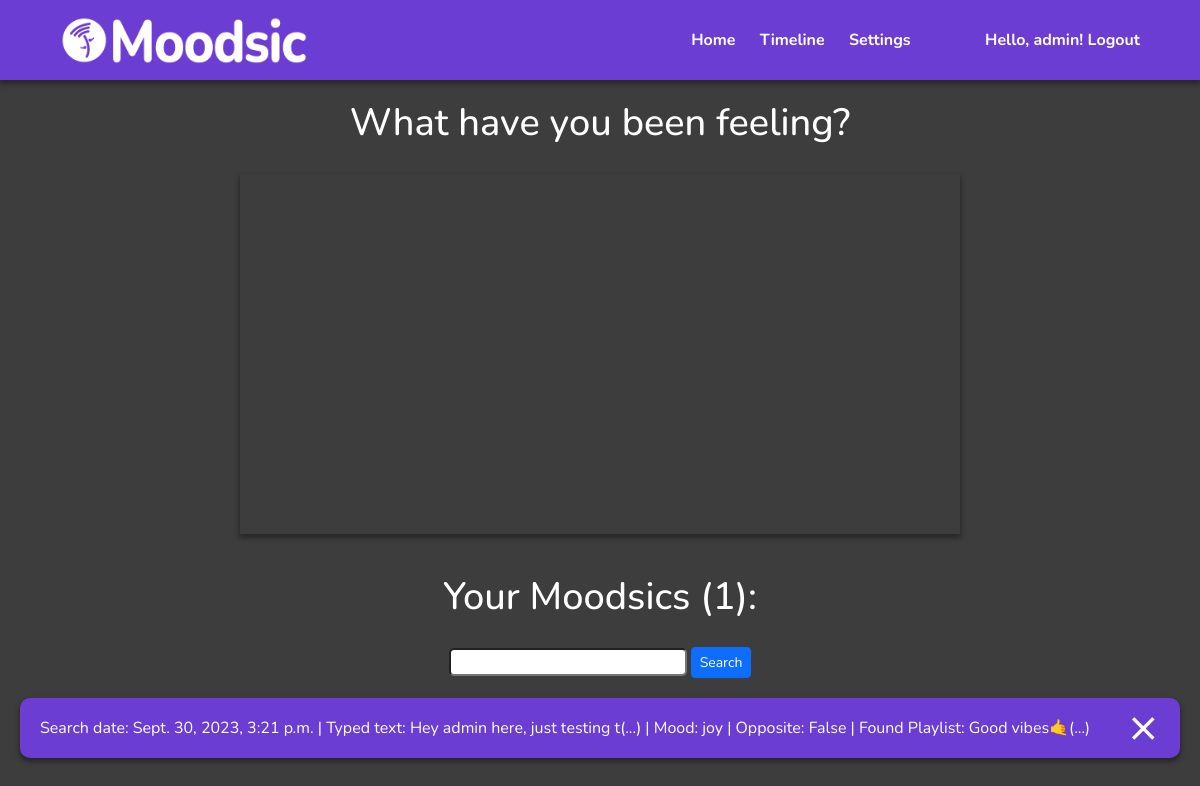
The app's page /timeline/ (signed in) with its own data.
### Moodsic/models.py (models this page shows, shortened)
class Moodsic(models.Model):
    user = models.ForeignKey(User, on_delete = models.CASCADE, null = True, blank = True)
    playlist = models.ForeignKey(Playlist, on_delete= models.CASCADE, null = True, blank= True)
    mood = models.CharField(max_length = 30)
    typedText = models.CharField(max_length= 600)
    searchDate = models.DateTimeField(auto_now_add=True, auto_now=False)
    opposite = models.BooleanField()

class Playlist(models.Model):
    title = models.CharField(max_length = 300)
    description = models.CharField(max_length = 600)
    owner = models.CharField(max_length=300)
    link = models.CharField(max_length=300)
    image = models.CharField(max_length=300)

### Moodsic/views.py (the view)
# urls.py: path('timeline/', TimelineView.as_view(), name='timeline'),
class TimelineView(LoginRequiredMixin, ListView):
    model = Moodsic
    template_name = 'Moodsic/timeline.html'
    context_object_name = 'moodsics'
    success_url = reverse_lazy('timeline')
    def get_queryset(self):
        return Moodsic.objects.order_by('-searchDate')
    def get_context_data(self, **kwargs):
        context = super().get_context_data(**kwargs)
        context['moodsics'] = context['moodsics'].filter(user = self.request.user)
        angerCount = Moodsic.objects.filter(mood='anger', user = self.request.user).count()
        fearCount = Moodsic.objects.filter(mood='fear', user = self.request.user).count()
        joyCount = Moodsic.objects.filter(mood='joy', user = self.request.user).count()
        loveCount = Moodsic.objects.filter(mood='love', user = self.request.user).count()
        sadnessCount = Moodsic.objects.filter(mood='sadness', user = self.request.user).count()
        surpriseCount = Moodsic.objects.filter(mood='surprise', user = self.request.user).count()
        data_points = [
            { "label": "anger",  "y": angerCount },
            { "label": "fear", "y": fearCount },
            { "label": "joy", "y": joyCount },
            { "label": "love",  "y": loveCount },
            { "label": "sadness",  "y": sadnessCount },
            { "label": "surprise",  "y": surpriseCount }
        ]
        context['data_points'] = data_points
        search_input = self.request.GET.get('search-area') or ''
        if search_input:
            context['moodsics'] = context['moodsics'].filter(typedText__icontains=search_input)
        context['search_input'] = search_input
        return context

### Moodsic/templates/Moodsic/timeline.html (shortened to what this page needs)
{% load static %}
<!DOCTYPE html>
<html lang="en">
<head>
    <link href="https://cdn.jsdelivr.net/npm/bootstrap@5.3.2/dist/css/bootstrap.min.css" rel="stylesheet">
    <link rel="stylesheet" href="{% static 'Moodsic/css/styles.css' %}">
</head>
<body>
    {% include 'Moodsic/header.html' %}
    <h2 class="feeling-text">What have you been feeling?</h2>
    <div class="chart-wrapper">
        <div id="chartContainer"></div>
    </div>
    <h2 class="your-moodsics-text">Your Moodsics ({{moodsics.count}}):</h2>
    <div id="search-add-wrapper">
        <form method="GET">
            <input id="search_text" type="text" name="search-area" value="{{search_input}}">
            <input class="btn btn-primary btn-sm" type="submit" value="Search">
        </form>
    </div>
    <div class="timeline-items-wrapper">
        {% for moodsic in moodsics %}
            <div class="moodsic-wrapper" role="button" onclick="location.href='{% url "moodsic-details" pk=moodsic.id %}'">
                <div class ="moodsic-description">
                    <span>Search date: </span> {{moodsic.searchDate}} |
                    <span>Typed text: </span> {{moodsic.typedText|slice:":30"}}(...) |
                    <span>Mood: </span> {{moodsic.mood}} |
                    <span>Opposite: </span> {{moodsic.opposite}} |
                    <span>Found Playlist: </span> {{moodsic.playlist.title|slice:":40"}}(...)
                </div>
                <div class = "moodsic-buttons">
                    <a class="delete-link" href="{% url 'moodsic-delete' pk=moodsic.id %}">&#10799;</a>
                </div>
            </div>
        {% empty %}
        <div class="nofound-wrapper">
            <h3>No Moodsics found.</h3>
            <h4>Save some Moodsics or change search terms.</h4>
        </div>
        {% endfor %}
    </div>
</body>
</html>

### Moodsic/templates/Moodsic/header.html
{% load static %}
<header class="header">
    <img src="{% static 'Moodsic/images/logo_white.png' %}" role="button" onclick="location.href='{% url 'homepage' %}'">
    <div class="menu">
        <a href="{% url 'homepage' %}">Home</a>
        <a href="{% url 'timeline' %}">Timeline</a>
        <a href='/'>Settings</a>
        {% if request.user.is_authenticated %}
            <a class="login-link" href="{% url 'logout' %}"> Hello, {% firstof user.username "visitor" %}! Logout</a>
        {% else %}
            <a class="login-link" href="{% url 'login' %}">Hello, {% firstof user.username "visitor" %}! Login</a>
        {% endif %}
    </div>
</header>

### Moodsic/static/Moodsic/css/styles.css (style rules this page uses)
a { text-decoration: none; color: inherit; }
* { margin: 0; padding: 0; box-sizing: border-box; }
:root { --color-primary: #6C3DD3; --color-secondary: #a65ed3; --color-gray: #3d3d3d; --color-background: #b69cdb; }
body, input, select { font-family: 'Nunito', sans-serif; color: white; }
body { background-color: var(--color-gray); }
h2 { font-size: 38px; }
input, select { color: black; border-radius: 5px; }
.header { height: 80px; display: flex; align-items: center; justify-content: space-between; padding: 10px 5%; font-weight: bold; background-color: var(--color-primary); -webkit-box-shadow: 0px 3px 5px 1px rgba(0,0,0,0.37); -moz-box-shadow: 0px 3px 5px 1px rgba(0,0,0,0.37); box-shadow: 0px 3px 5px 1px rgba(0,0,0,0.37); }
.login-link { padding-left: 50px; }
.header img { max-height: 80%; max-width: 30%; }
.header a + a { margin-left: 20px; }
.menu a { -webkit-transition: color 0.5s; transition: color 0.5s; color: white; }
.timeline-items-wrapper { padding: 20px; }
.moodsic-wrapper { border-radius: 10px; background-color: var(--color-primary); display: flex; flex-direction: row; align-items: center; justify-content: space-between; min-height: 50px; margin-bottom: 15px; -webkit-box-shadow: 0px 3px 5px 1px rgba(0,0,0,0.37); -moz-box-shadow: 0px 3px 5px 1px rgba(0,0,0,0.37); box-shadow: 0px 3px 5px 1px rgba(0,0,0,0.37); }
.moodsic-buttons { font-size: 40px; padding-right: 20px; }
.moodsic-description { padding-left: 20px; padding-right: 20px; }
.feeling-text { padding: 20px; text-align: center; }
.your-moodsics-text { padding: 20px; padding-top: 40px; text-align: center; }
#search_text { padding-left: 20px; padding-right: 20px; }
#search-add-wrapper { width: 100%; display: flex; flex-direction: row; align-items: center; justify-content: center; }
.chart-wrapper { width: 100%; display: flex; flex-direction: row; justify-content: center; }
#chartContainer { width: 60%; height: 360px; -webkit-box-shadow: 0px 3px 5px 1px rgba(0,0,0,0.37); -moz-box-shadow: 0px 3px 5px 1px rgba(0,0,0,0.37); box-shadow: 0px 3px 5px 1px rgba(0,0,0,0.37); }

### records on screen
Moodsic: searchDate "Sept. 30, 2023, 3:21 p.m.", typedText "Hey admin here, just testing t", mood "joy", opposite "False", playlist "Good vibes🤙"

### other values on screen
{{ moodsics.count }} "1"
